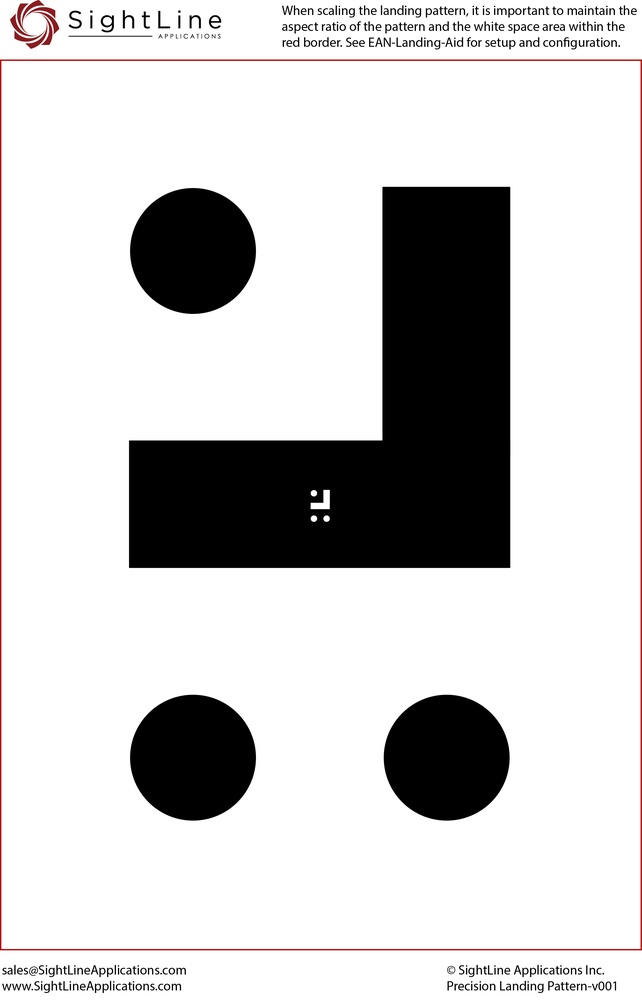
#> input picture images/Landing_Aid_Pattern.jpg, 642 x 1000 px, shrunk from 2014 x 3138 before the run
$ python contours_detection.py
#> lines starting #> are read from the running program, lines starting #| are printed output that depends on the picture; after the words box and inside, x2 and y2 are one past the last pixel; in counts of white or black regions, pixels touching at a corner belong together
#!/usr/bin/env python

import numpy as np
import cv2

def read_rgb_image(image_name, show):
    rgb_image = cv2.imread(image_name)
    if show:
        cv2.imshow("RGB Image",rgb_image)
    return rgb_image

def convert_rgb_to_gray(rgb_image,show):
    gray_image = cv2.cvtColor(rgb_image, cv2.COLOR_BGR2GRAY)
    if show:
        cv2.imshow("Gray Image",gray_image)
    return gray_image

def convert_gray_to_binary(gray_image, adaptive, show):
    if adaptive:
        binary_image = cv2.adaptiveThreshold(gray_image,
                            255,
                            cv2.ADAPTIVE_THRESH_GAUSSIAN_C,
                            cv2.THRESH_BINARY_INV, 115, 2)
    else:
        _,binary_image = cv2.threshold(gray_image,127,255,cv2.THRESH_BINARY_INV)
    if show:
        cv2.imshow("Binary Image", binary_image)
    return binary_image

def getContours(binary_image):
    contours, hierarchy = cv2.findContours(binary_image,
                                              cv2.RETR_TREE,
                                               cv2.CHAIN_APPROX_SIMPLE)
    return contours

def draw_contours(image, contours, image_name):
    index = -1 #means all contours
    thickness = 2 #thinkess of the contour line
    color = (255, 0, 255) #color of the contour line
    cv2.drawContours(image, contours, index, color, thickness)
    cv2.imshow(image_name,image)


def main():
    image_name = "images/Landing_Aid_Pattern.jpg"
    rgb_image = read_rgb_image(image_name, True)
#> in read_rgb_image, rgb_image is the input picture: shape (1000, 642, 3); mean B, G, R 203.9, 203.9, 205
    gray_image= convert_rgb_to_gray(rgb_image,True)
    binary_image = convert_gray_to_binary(gray_image, True, True)
#> in convert_gray_to_binary, `binary_image = cv2.adaptiveThreshold(gray_image, 255, cv2.ADAPTIVE_THR..`:
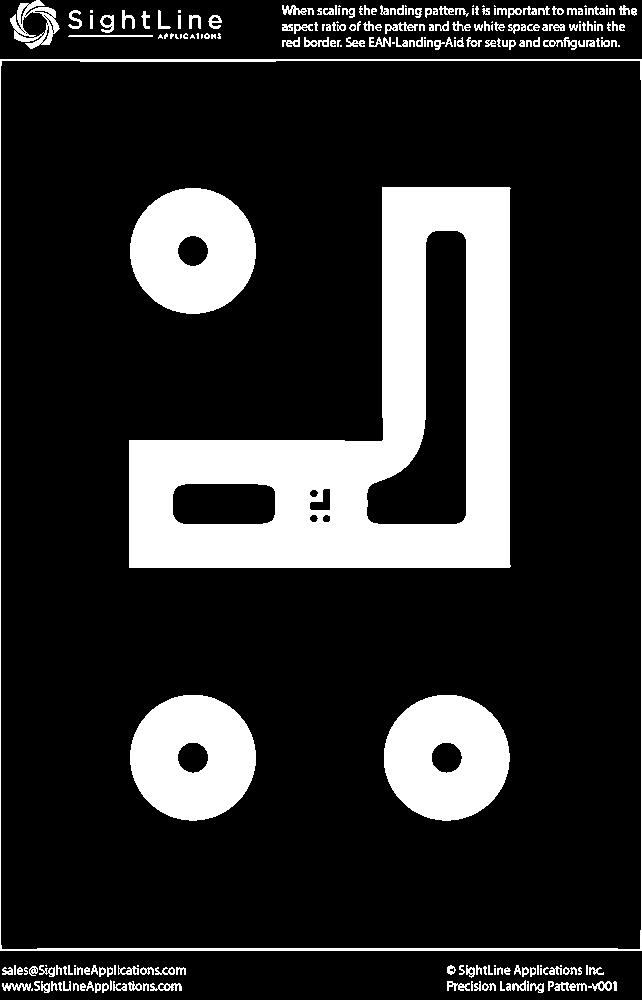
#> binary_image: shape (1000, 642); 17.6% white; 227 white regions (53 under 20 px)
    contours = getContours(binary_image)
#> in getContours, `contours, hierarchy = cv2.findContours(binary_image, cv2.RETR_TREE, cv..`: contours = 411 contours, 273 with area under 20; largest, box (x1, y1, x2, y2) and area: (0, 59, 642, 951) 571131, (0, 60, 642, 950) 569021, (129, 187, 511, 568) 80335, (366, 230, 467, 525) 15176, (130, 188, 256, 314) 12290
    draw_contours(rgb_image, contours,"RGB Contours")
#> in draw_contours, `cv2.drawContours(image, contours, index, color, thickness)`:
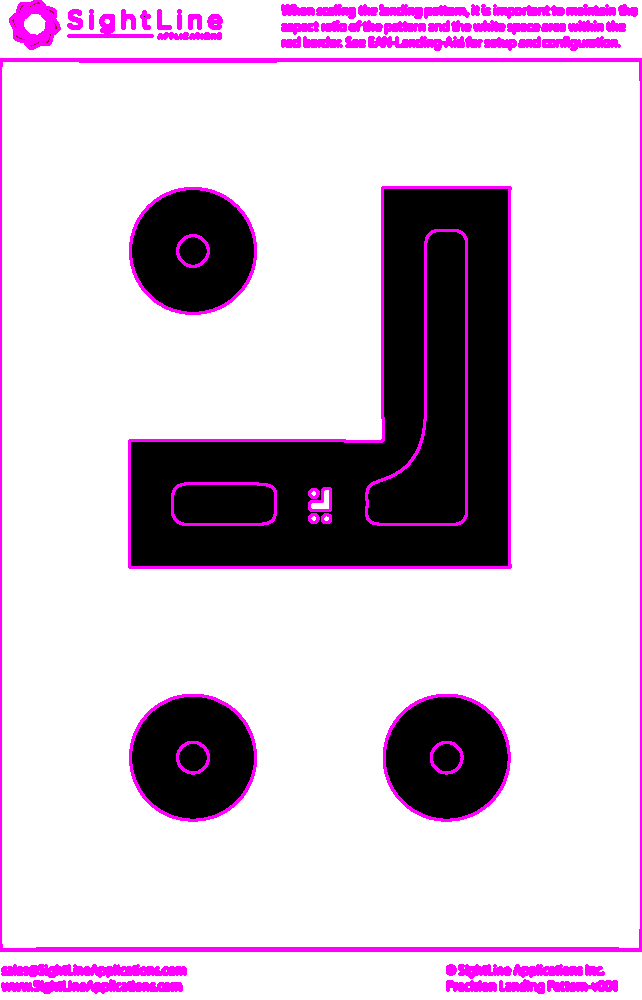
#> image: shape (1000, 642, 3); mean B, G, R 212, 195.1, 212

    cv2.waitKey(0)
    cv2.destroyAllWindows()

if __name__ == '__main__':
    main()

$ run again, with images/chess.jpg copied over images/Landing_Aid_Pattern.jpg
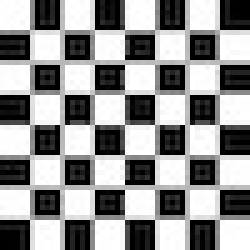
#> input picture images/chess.jpg, 50 x 50 px (shown 5 times larger)
#> in read_rgb_image, rgb_image is the input picture: shape (50, 50, 3); min 0, max 255, mean 145.1
#> in convert_gray_to_binary, `binary_image = cv2.adaptiveThreshold(gray_image, 255, cv2.ADAPTIVE_THR..`:
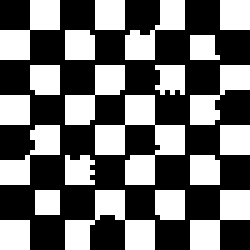
#> binary_image: shape (50, 50) (shown 5 times larger); 43.2% white; 21 white regions
#> in getContours, `contours, hierarchy = cv2.findContours(binary_image, cv2.RETR_TREE, cv..`: contours = 21 contours, 3 with area under 20; largest, box (x1, y1, x2, y2) and area: (19, 19, 37, 37) 98, (13, 38, 31, 50) 68, (38, 38, 50, 50) 50, (0, 0, 12, 12) 50, (13, 13, 25, 25) 49
#> in draw_contours, `cv2.drawContours(image, contours, index, color, thickness)`:
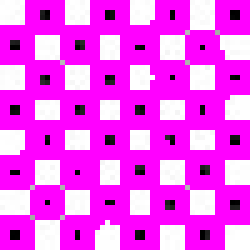
#> image: shape (50, 50, 3) (shown 5 times larger); mean B, G, R 244.6, 78, 244.6

$ run again, with images/flower.jpg copied over images/Landing_Aid_Pattern.jpg
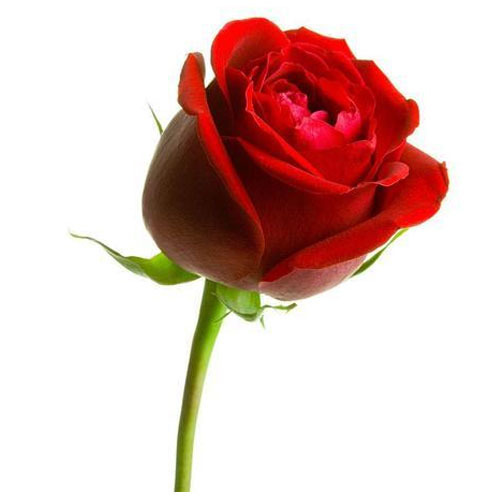
#> input picture images/flower.jpg, 500 x 500 px
#> in read_rgb_image, rgb_image is the input picture: shape (500, 500, 3); mean B, G, R 190.9, 195.6, 224.4
#> in convert_gray_to_binary, `binary_image = cv2.adaptiveThreshold(gray_image, 255, cv2.ADAPTIVE_THR..`:
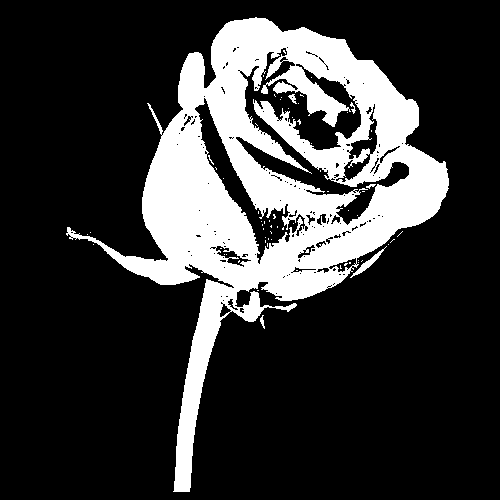
#> binary_image: shape (500, 500); 21.3% white; 64 white regions (58 under 20 px)
#> in getContours, `contours, hierarchy = cv2.findContours(binary_image, cv2.RETR_TREE, cv..`: contours = 253 contours, 225 with area under 20; largest, box (x1, y1, x2, y2) and area: (66, 17, 449, 492) 65202, (235, 47, 410, 226) 8590, (194, 97, 306, 265) 3565, (348, 103, 378, 160) 558, (335, 153, 371, 183) 366
#> in draw_contours, `cv2.drawContours(image, contours, index, color, thickness)`:
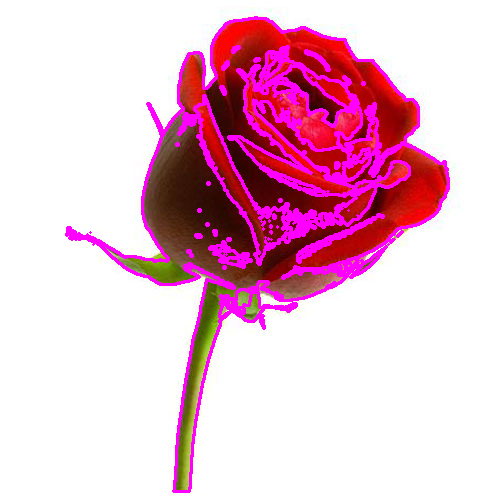
#> image: shape (500, 500, 3); mean B, G, R 209, 189.9, 232.8
